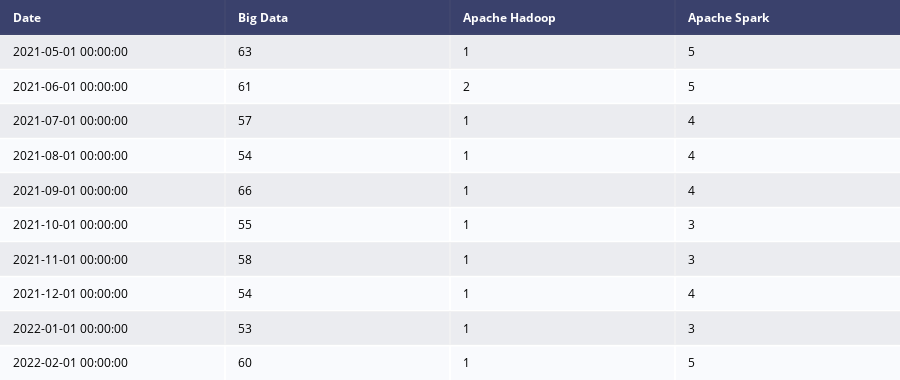

The code cell stored with this chart in its notebook:
### Code cell
df = table_interest_over_time(kw_list, None, True)

### Figure 1 — Plotly figure (JSON) as saved in the notebook; plotly's stock layout.template omitted (floating-point values rounded to 4 significant figures)
{"data": [{"colorscale": [[0, "#00083e"], [0.5, "#ededee"], [1, "#ffffff"]], "hoverinfo": "none", "opacity": 0.75, "showscale": false, "type": "heatmap", "z": [[0, 0, 0, 0], [0.5, 0.5, 0.5, 0.5], [1, 1, 1, 1], [0.5, 0.5, 0.5, 0.5], [1, 1, 1, 1], [0.5, 0.5, 0.5, 0.5], [1, 1, 1, 1], [0.5, 0.5, 0.5, 0.5], [1, 1, 1, 1], [0.5, 0.5, 0.5, 0.5], [1, 1, 1, 1]]}], "layout": {"annotations": [{"align": "left", "font": {"color": "#ffffff"}, "showarrow": false, "text": "<b>Date</b>", "x": -0.45, "xanchor": "left", "xref": "x", "y": 0, "yref": "y"}, {"align": "left", "font": {"color": "#ffffff"}, "showarrow": false, "text": "<b>Big Data</b>", "x": 0.55, "xanchor": "left", "xref": "x", "y": 0, "yref": "y"}, {"align": "left", "font": {"color": "#ffffff"}, "showarrow": false, "text": "<b>Apache Hadoop</b>", "x": 1.55, "xanchor": "left", "xref": "x", "y": 0, "yref": "y"}, {"align": "left", "font": {"color": "#ffffff"}, "showarrow": false, "text": "<b>Apache Spark</b>", "x": 2.55, "xanchor": "left", "xref": "x", "y": 0, "yref": "y"}, {"align": "left", "font": {"color": "#000000"}, "showarrow": false, "text": "2021-05-01 00:00:00", "x": -0.45, "xanchor": "left", "xref": "x", "y": 1, "yref": "y"}, {"align": "left", "font": {"color": "#000000"}, "showarrow": false, "text": "63", "x": 0.55, "xanchor": "left", "xref": "x", "y": 1, "yref": "y"}, {"align": "left", "font": {"color": "#000000"}, "showarrow": false, "text": "1", "x": 1.55, "xanchor": "left", "xref": "x", "y": 1, "yref": "y"}, {"align": "left", "font": {"color": "#000000"}, "showarrow": false, "text": "5", "x": 2.55, "xanchor": "left", "xref": "x", "y": 1, "yref": "y"}, {"align": "left", "font": {"color": "#000000"}, "showarrow": false, "text": "2021-06-01 00:00:00", "x": -0.45, "xanchor": "left", "xref": "x", "y": 2, "yref": "y"}, {"align": "left", "font": {"color": "#000000"}, "showarrow": false, "text": "61", "x": 0.55, "xanchor": "left", "xref": "x", "y": 2, "yref": "y"}, {"align": "left", "font": {"color": "#000000"}, "showarrow": false, "text": "2", "x": 1.55, "xanchor": "left", "xref": "x", "y": 2, "yref": "y"}, {"align": "left", "font": {"color": "#000000"}, "showarrow": false, "text": "5", "x": 2.55, "xanchor": "left", "xref": "x", "y": 2, "yref": "y"}, {"align": "left", "font": {"color": "#000000"}, "showarrow": false, "text": "2021-07-01 00:00:00", "x": -0.45, "xanchor": "left", "xref": "x", "y": 3, "yref": "y"}, {"align": "left", "font": {"color": "#000000"}, "showarrow": false, "text": "57", "x": 0.55, "xanchor": "left", "xref": "x", "y": 3, "yref": "y"}, {"align": "left", "font": {"color": "#000000"}, "showarrow": false, "text": "1", "x": 1.55, "xanchor": "left", "xref": "x", "y": 3, "yref": "y"}, {"align": "left", "font": {"color": "#000000"}, "showarrow": false, "text": "4", "x": 2.55, "xanchor": "left", "xref": "x", "y": 3, "yref": "y"}, {"align": "left", "font": {"color": "#000000"}, "showarrow": false, "text": "2021-08-01 00:00:00", "x": -0.45, "xanchor": "left", "xref": "x", "y": 4, "yref": "y"}, {"align": "left", "font": {"color": "#000000"}, "showarrow": false, "text": "54", "x": 0.55, "xanchor": "left", "xref": "x", "y": 4, "yref": "y"}, {"align": "left", "font": {"color": "#000000"}, "showarrow": false, "text": "1", "x": 1.55, "xanchor": "left", "xref": "x", "y": 4, "yref": "y"}, {"align": "left", "font": {"color": "#000000"}, "showarrow": false, "text": "4", "x": 2.55, "xanchor": "left", "xref": "x", "y": 4, "yref": "y"}, {"align": "left", "font": {"color": "#000000"}, "showarrow": false, "text": "2021-09-01 00:00:00", "x": -0.45, "xanchor": "left", "xref": "x", "y": 5, "yref": "y"}, {"align": "left", "font": {"color": "#000000"}, "showarrow": false, "text": "66", "x": 0.55, "xanchor": "left", "xref": "x", "y": 5, "yref": "y"}, {"align": "left", "font": {"color": "#000000"}, "showarrow": false, "text": "1", "x": 1.55, "xanchor": "left", "xref": "x", "y": 5, "yref": "y"}, {"align": "left", "font": {"color": "#000000"}, "showarrow": false, "text": "4", "x": 2.55, "xanchor": "left", "xref": "x", "y": 5, "yref": "y"}, {"align": "left", "font": {"color": "#000000"}, "showarrow": false, "text": "2021-10-01 00:00:00", "x": -0.45, "xanchor": "left", "xref": "x", "y": 6, "yref": "y"}, {"align": "left", "font": {"color": "#000000"}, "showarrow": false, "text": "55", "x": 0.55, "xanchor": "left", "xref": "x", "y": 6, "yref": "y"}, {"align": "left", "font": {"color": "#000000"}, "showarrow": false, "text": "1", "x": 1.55, "xanchor": "left", "xref": "x", "y": 6, "yref": "y"}, {"align": "left", "font": {"color": "#000000"}, "showarrow": false, "text": "3", "x": 2.55, "xanchor": "left", "xref": "x", "y": 6, "yref": "y"}, {"align": "left", "font": {"color": "#000000"}, "showarrow": false, "text": "2021-11-01 00:00:00", "x": -0.45, "xanchor": "left", "xref": "x", "y": 7, "yref": "y"}, {"align": "left", "font": {"color": "#000000"}, "showarrow": false, "text": "58", "x": 0.55, "xanchor": "left", "xref": "x", "y": 7, "yref": "y"}, {"align": "left", "font": {"color": "#000000"}, "showarrow": false, "text": "1", "x": 1.55, "xanchor": "left", "xref": "x", "y": 7, "yref": "y"}, {"align": "left", "font": {"color": "#000000"}, "showarrow": false, "text": "3", "x": 2.55, "xanchor": "left", "xref": "x", "y": 7, "yref": "y"}, {"align": "left", "font": {"color": "#000000"}, "showarrow": false, "text": "2021-12-01 00:00:00", "x": -0.45, "xanchor": "left", "xref": "x", "y": 8, "yref": "y"}, {"align": "left", "font": {"color": "#000000"}, "showarrow": false, "text": "54", "x": 0.55, "xanchor": "left", "xref": "x", "y": 8, "yref": "y"}, {"align": "left", "font": {"color": "#000000"}, "showarrow": false, "text": "1", "x": 1.55, "xanchor": "left", "xref": "x", "y": 8, "yref": "y"}, {"align": "left", "font": {"color": "#000000"}, "showarrow": false, "text": "4", "x": 2.55, "xanchor": "left", "xref": "x", "y": 8, "yref": "y"}, {"align": "left", "font": {"color": "#000000"}, "showarrow": false, "text": "2022-01-01 00:00:00", "x": -0.45, "xanchor": "left", "xref": "x", "y": 9, "yref": "y"}, {"align": "left", "font": {"color": "#000000"}, "showarrow": false, "text": "53", "x": 0.55, "xanchor": "left", "xref": "x", "y": 9, "yref": "y"}, {"align": "left", "font": {"color": "#000000"}, "showarrow": false, "text": "1", "x": 1.55, "xanchor": "left", "xref": "x", "y": 9, "yref": "y"}, {"align": "left", "font": {"color": "#000000"}, "showarrow": false, "text": "3", "x": 2.55, "xanchor": "left", "xref": "x", "y": 9, "yref": "y"}, {"align": "left", "font": {"color": "#000000"}, "showarrow": false, "text": "2022-02-01 00:00:00", "x": -0.45, "xanchor": "left", "xref": "x", "y": 10, "yref": "y"}, {"align": "left", "font": {"color": "#000000"}, "showarrow": false, "text": "60", "x": 0.55, "xanchor": "left", "xref": "x", "y": 10, "yref": "y"}, {"align": "left", "font": {"color": "#000000"}, "showarrow": false, "text": "1", "x": 1.55, "xanchor": "left", "xref": "x", "y": 10, "yref": "y"}, {"align": "left", "font": {"color": "#000000"}, "showarrow": false, "text": "5", "x": 2.55, "xanchor": "left", "xref": "x", "y": 10, "yref": "y"}], "height": 380, "margin": {"b": 0, "l": 0, "r": 0, "t": 0}, "xaxis": {"dtick": 1, "gridwidth": 2, "showticklabels": false, "tick0": -0.5, "ticks": "", "zeroline": false}, "yaxis": {"autorange": "reversed", "dtick": 1, "gridwidth": 2, "showticklabels": false, "tick0": 0.5, "ticks": "", "zeroline": false}}}
